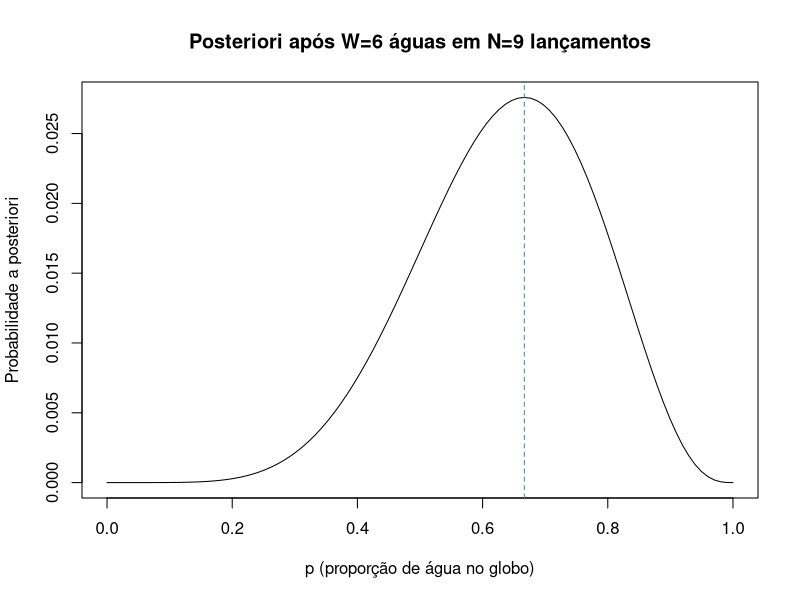
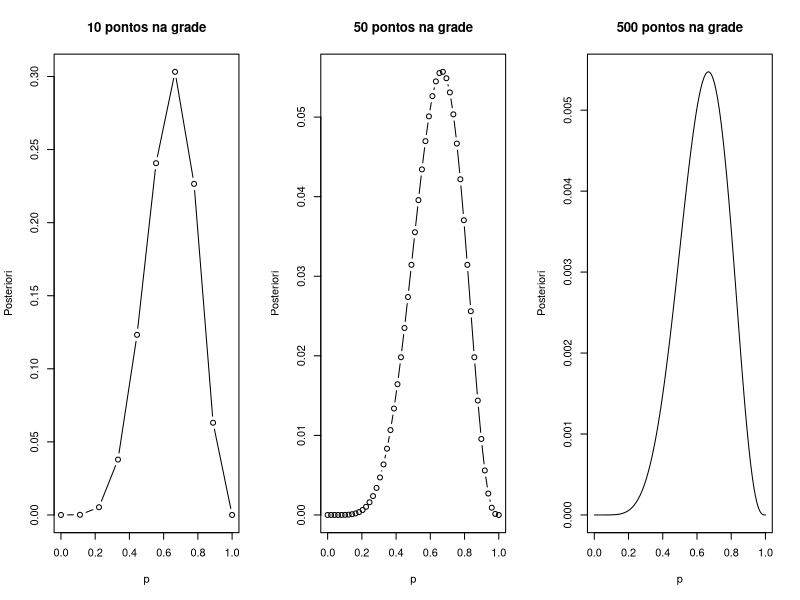
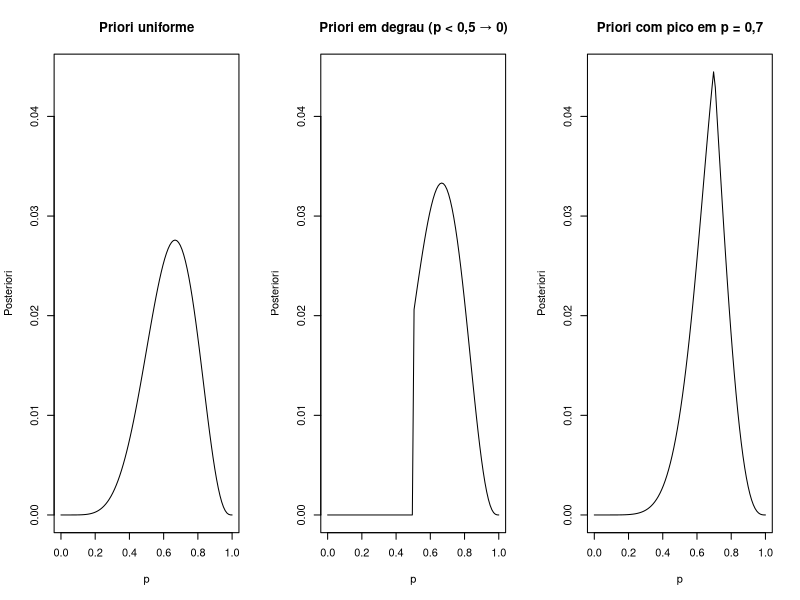
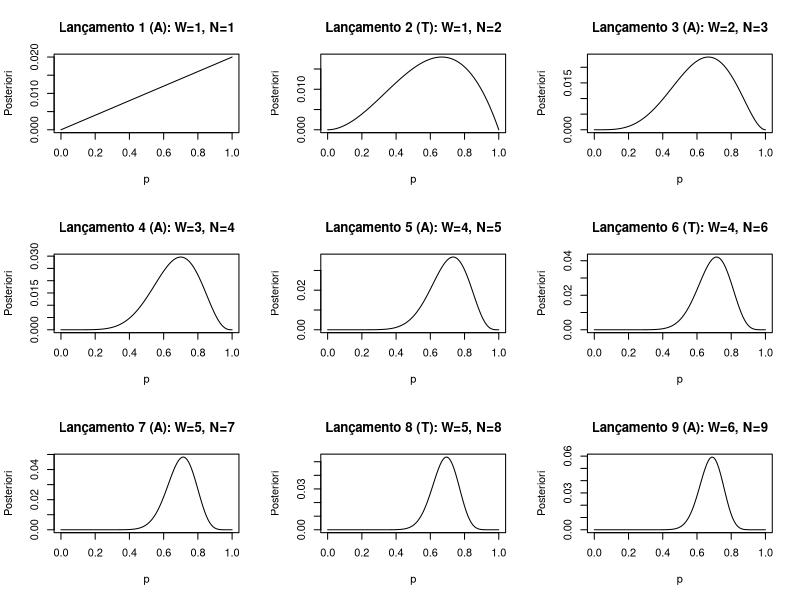
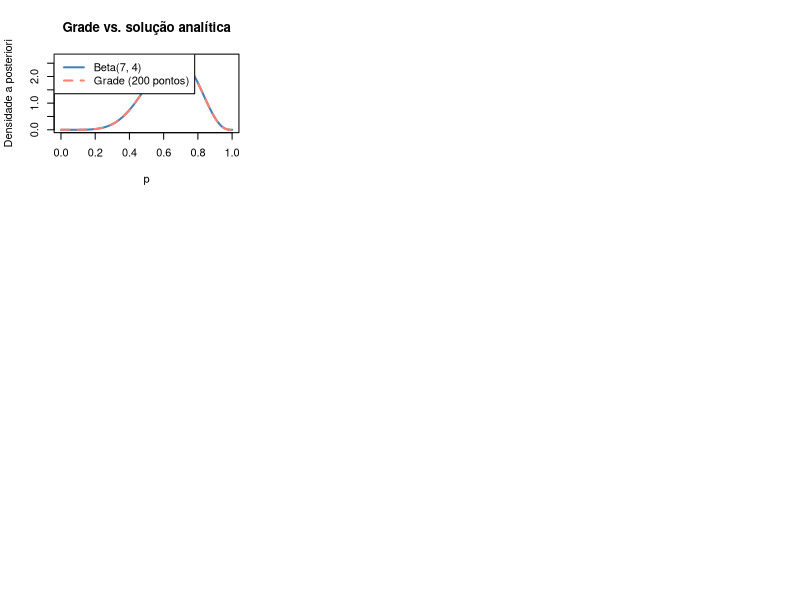

Recreate these plots in R, in order.
## ---- chunk 1
# Grade de valores candidatos para p (proporção de água no globo)
p_grid <- seq(0, 1, length.out = 100)

# Verossimilhança: probabilidade de observar W=6 águas em N=9 lançamentos,
# para cada valor de p na grade
W <- 6   # número de lançamentos com resultado "água"
N <- 9   # total de lançamentos
lik <- dbinom(W, size = N, prob = p_grid)
## ---- chunk 2
# Priori uniforme: todos os candidatos recebem peso igual
prior_uniforme <- rep(1, length(p_grid))
## ---- chunk 3
# Priori em degrau: valores de p < 0,5 recebem peso zero
# (reflete a crença prévia de que a Terra tem mais água que terra)
prior_degrau <- ifelse(p_grid < 0.5, 0, 1)
## ---- chunk 4
# Priori concentrada em torno de p = 0,7
# (reflete estudos anteriores sugerindo ~70% de cobertura de água)
prior_pico <- exp(-5 * abs(p_grid - 0.7))
## ---- chunk 5
# Passo 1: definir a grade de candidatos para p
p_grid <- seq(0, 1, length.out = 100)   # 100 pontos igualmente espaçados em [0,1]

# Passo 2: definir a priori (uniforme — ignorância inicial sobre p)
prior <- rep(1, 100)

# Passo 3: calcular a verossimilhança em cada ponto da grade
W <- 6   # lançamentos com resultado "água"
N <- 9   # total de lançamentos
lik <- dbinom(W, size = N, prob = p_grid)

# Passo 4: calcular o numerador de Bayes (verossimilhança × priori)
numerador <- lik * prior

# Passo 5: normalizar para obter a posteriori (soma = 1)
post <- numerador / sum(numerador)

# Passo 6: visualizar
plot(p_grid, post, type = "l",
     xlab = "p (proporção de água no globo)",
     ylab = "Probabilidade a posteriori",
     main = "Posteriori após W=6 águas em N=9 lançamentos")
abline(v = 6/9, lty = 2, col = "steelblue")   # linha vertical na MLE
## ---- chunk 6
# Comparar a posteriori com grades de diferentes densidades
par(mfrow = c(1, 3))

for (n_pontos in c(10, 50, 500)) {
  p_g  <- seq(0, 1, length.out = n_pontos)
  lik  <- dbinom(6, size = 9, prob = p_g)
  post <- lik / sum(lik)     # priori uniforme simplifica a normalização

  plot(p_g, post, type = if (n_pontos <= 50) "b" else "l",
       xlab = "p", ylab = "Posteriori",
       main = paste(n_pontos, "pontos na grade"))
}
## ---- chunk 7
p_grid <- seq(0, 1, length.out = 100)
W <- 6; N <- 9
lik    <- dbinom(W, size = N, prob = p_grid)

# Três prioris distintas
prior_A <- rep(1, 100)                        # uniforme: ignorância inicial
prior_B <- ifelse(p_grid < 0.5, 0, 1)        # degrau: p < 0,5 é impossível
prior_C <- exp(-5 * abs(p_grid - 0.7))       # pico em 0,7: conhecimento geográfico

# Calcula e normaliza a posteriori para cada priori
post_A <- lik * prior_A;  post_A <- post_A / sum(post_A)
post_B <- lik * prior_B;  post_B <- post_B / sum(post_B)
post_C <- lik * prior_C;  post_C <- post_C / sum(post_C)

# Visualizar em painel
par(mfrow = c(1, 3))
ylim_max <- max(post_A, post_B, post_C)
plot(p_grid, post_A, type = "l", main = "Priori uniforme",
     xlab = "p", ylab = "Posteriori", ylim = c(0, ylim_max))
plot(p_grid, post_B, type = "l", main = "Priori em degrau (p < 0,5 → 0)",
     xlab = "p", ylab = "Posteriori", ylim = c(0, ylim_max))
plot(p_grid, post_C, type = "l", main = "Priori com pico em p = 0,7",
     xlab = "p", ylab = "Posteriori", ylim = c(0, ylim_max))
## ---- chunk 8
# Sequência de lançamentos: 1 = água (A), 0 = terra (T)
# Sequência observada: A T A A A T A T A  →  W=6, N=9
lancamentos <- c(1, 0, 1, 1, 1, 0, 1, 0, 1)

p_grid <- seq(0, 1, length.out = 100)
prior_atual <- rep(1, 100)    # priori inicial uniforme (antes de qualquer lançamento)

par(mfrow = c(3, 3))

# Atualizar a posteriori a cada novo lançamento
for (i in seq_along(lancamentos)) {

  W_i   <- sum(lancamentos[1:i])        # águas acumuladas até o lançamento i
  N_i   <- i                            # total de lançamentos realizados
  lik_i <- dbinom(W_i, size = N_i, prob = p_grid)
  post  <- lik_i * prior_atual
  post  <- post / sum(post)

  resultado <- ifelse(lancamentos[i] == 1, "A", "T")
  plot(p_grid, post, type = "l",
       xlab = "p", ylab = "Posteriori",
       main = paste0("Lançamento ", i, " (", resultado, "): W=", W_i, ", N=", N_i))

  prior_atual <- post    # a posteriori torna-se a priori do próximo lançamento
}
## ---- chunk 9
p_grid <- seq(0, 1, length.out = 100)
lik  <- dbinom(6, size = 9, prob = p_grid)
post <- lik / sum(lik)   # priori uniforme

# Moda a posteriori (MAP)
moda_MAP <- p_grid[which.max(post)]
cat("Moda a posteriori:", round(moda_MAP, 3), "\n")
# Com priori uniforme, MAP ≈ MLE = W/N = 6/9 ≈ 0,667
## ---- chunk 10
# Probabilidade de que a proporção de água seja maior que 0,5
prob_maior_05 <- sum(post[p_grid > 0.5])
cat("P(p > 0,5 | dados):", round(prob_maior_05, 3), "\n")

# Probabilidade de que p esteja entre 0,5 e 0,8 (faixa razoável para a Terra real)
prob_intervalo <- sum(post[p_grid >= 0.5 & p_grid <= 0.8])
cat("P(0,5 < p < 0,8 | dados):", round(prob_intervalo, 3), "\n")
## ---- chunk 11
# Intervalo de credibilidade de 90%: excluir 5% em cada cauda
post_cumulativa <- cumsum(post)
limite_inferior <- p_grid[which(post_cumulativa >= 0.05)[1]]
limite_superior <- p_grid[which(post_cumulativa >= 0.95)[1]]
cat("Intervalo de credibilidade 90%: [", round(limite_inferior, 3),
    ",", round(limite_superior, 3), "]\n")
## ---- chunk 12
# Comparar a aproximação por grade com a solução analítica
p_grid <- seq(0, 1, length.out = 200)

# Aproximação por grade
lik   <- dbinom(6, size = 9, prob = p_grid)
post  <- lik / sum(lik)
post  <- post / (p_grid[2] - p_grid[1])   # converter para densidade

# Solução analítica exata
post_analitica <- dbeta(p_grid, shape1 = 7, shape2 = 4)

# Sobrepor
plot(p_grid, post_analitica, type = "l", col = "steelblue", lwd = 2,
     xlab = "p", ylab = "Densidade a posteriori",
     main = "Grade vs. solução analítica")
lines(p_grid, post, col = "salmon", lwd = 2, lty = 2)
legend("topleft", legend = c("Beta(7, 4)", "Grade (200 pontos)"),
       col = c("steelblue", "salmon"), lty = c(1, 2), lwd = 2)
